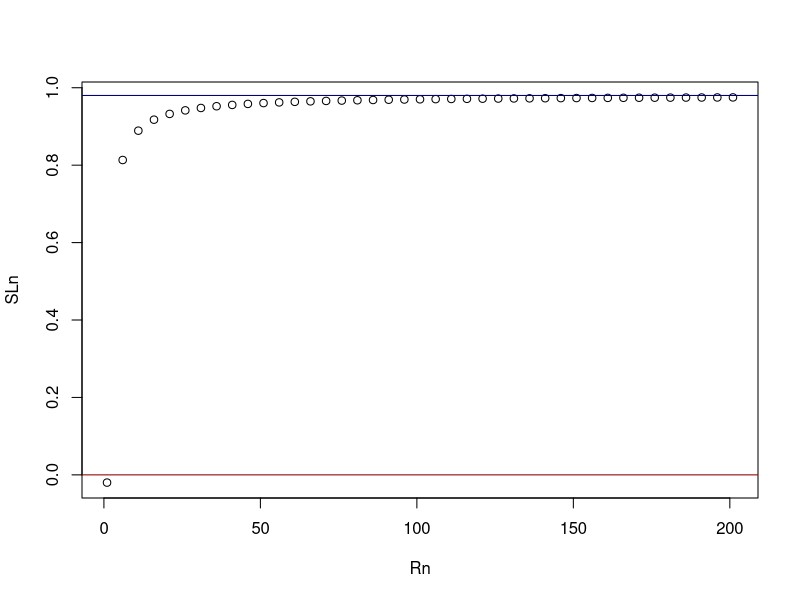
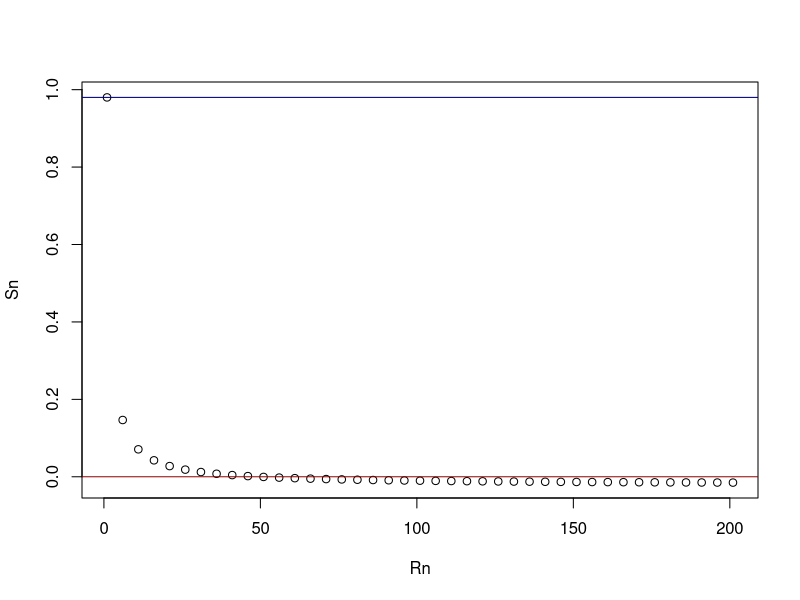
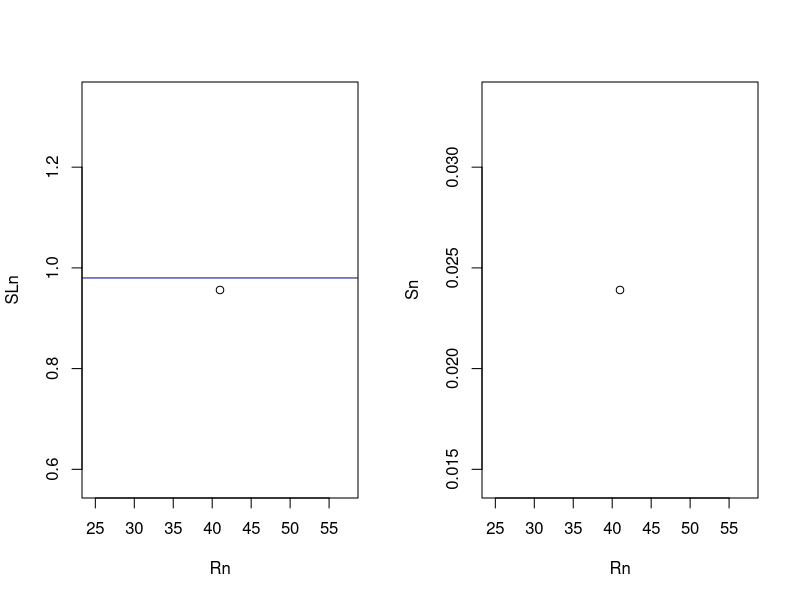

These charts were generated, in order, by the following R code:
########################################################################
##################### Parameter Calculation ############################
################ For 5-needle Pine matrix model ########################
########################################################################
rm(list=ls())
##########################################################
### Calculation of Looping Survivorship ##################
### Probabilities from Residence time ####################
##########################################################
### Residence times (R) & Mortalities (M) of each class
##########################################################
Rn = 31; Rj = 12; Mn = 0.02; Mj = 0.01; Ma = 0.01
#################################################### 
Rn = seq(1, 201, by = 5)     ### create a vector for Rn to see how SLn & Sn vary as a function of residence time

################################
### METHOD 1: Akcakaya via Ettl  (don' think this can be right b/c if Rn = 1, SLn is negative, should be zero)
################################ (This method assumes dying trees do not also transition/grow to next class; reasonable assumption)
SLn = (1 - (1/Rn)) - Mn
Sn = (1/Rn)
SLj = (1 - (1/Rj)) - Mj
Sj = (1/Rj) 
SLa = 1 - Ma

Pars <- matrix(c(SLn, Sn, SLj, Sj, SLa), 1, 5); colnames(Pars) = c('SLn','Sn','SLj','Sj','SLa'); Pars
plot(Rn, SLn); abline(h = c(0,(1-Mn)), col=c('dark red','navy'))


###########################
### METHOD 2: Book Chapter   (don't think this can be right b/c if Rn > 46, Sn becomes negative)
###########################
SLn = (1 - (1/Rn))
Sn = (1 - Mn) - (1 - (1/Rn))
SLj = (1 - (1/Rj))
Sj = (1 - Mj) - (1 - (1/Rj)) 
SLa = 1 - Ma

Pars <- matrix(c(SLn, Sn, SLj, Sj, SLa), 1, 5); colnames(Pars) = c('SLn','Sn','SLj','Sj','SLa'); Pars
plot(Rn, Sn); abline(h = c(0,(1-Mn)), col=c('dark red','navy'))


##################################
### METHOD 3: Stu's method       (Simple multiplication rule of independent probabilities)
### For 3 classes ################
##################################
Rn = 41; Rj = 60; Mn = 0.02; Mj = 0.01; Ma = 0.01
###################################################
SLn = (1 - (1/Rn))*(1 - Mn)
Sn = (1/Rn)*(1 - Mn)
SLj = (1 - (1/Rj))*(1 - Mj)
Sj = (1/Rj)*(1 - Mj) 
SLa = 1 - Ma

Pars <- matrix(c(SLn, Sn, SLj, Sj, SLa), 1, 5); colnames(Pars) = c('SLn','Sn','SLj','Sj','SLa'); Pars
par(mfrow=c(1,2))
plot(Rn, SLn); abline(h = c(0,(1-Mn)), col=c('dark red','navy')); plot(Rn, Sn); abline(h = c(0,(1-Mn)), col=c('dark red','navy'))

##################################
### METHOD 3: Stu's method       (Simple multiplication rule of independent probabilities)
### For 6 classes ################
##################################
#################################################################################################
Rsd = 1; Rsd1 = 4; Rsd2 = 16; Rsp = 20; Rjv = 50               ### Residence times for stages ###
Msd1 = 0.29; Msd2 = 0.03; Msp = 0.02; Mjv = 0.01; Mad = 0.01   ### Mortality rates for stages ###
#################################################################################################
Ssd1 = round((1 - (1/Rsd1))*(1 - Msd1), 4)	### Primary Seedling Survivirship
Tsd1 = round((1/Rsd1)*(1 - Msd1), 4)		### T = transitioning to next stage class

Ssd2 = round((1 - (1/Rsd2))*(1 - Msd2), 4)	### Secondary Seedling Survivirship
Tsd2 = round((1/Rsd2)*(1 - Msd2), 4)		### T = transitioning to next stage class

Ssp = round((1 - (1/Rsp))*(1 - Msp), 4)		### Sapling Survivirship
Tsp = round((1/Rsp)*(1 - Msp), 4)			### T = transitioning to next stage class

Sjv = round((1 - (1/Rjv))*(1 - Mjv), 4)		### Young Adult Survivirship
Tjv = round((1/Rjv)*(1 - Mjv), 4)			### T = transitioning to next stage class
 
Sad = round((1 - Mad), 4)					### Mature Adult Survivirship

Vitals <- matrix(c(0, 1, Ssd1, Tsd1, Ssd2, Tsd2, Ssp, Tsp, Sjv, Tjv, Sad, NA), 6, 2, byrow=T)
colnames(Vitals) = c('Survivorship','Transition'); rownames(Vitals) = c('Seeds','Seedling1','Seedling2','Sapling','Juvenile','Adult'); Vitals
